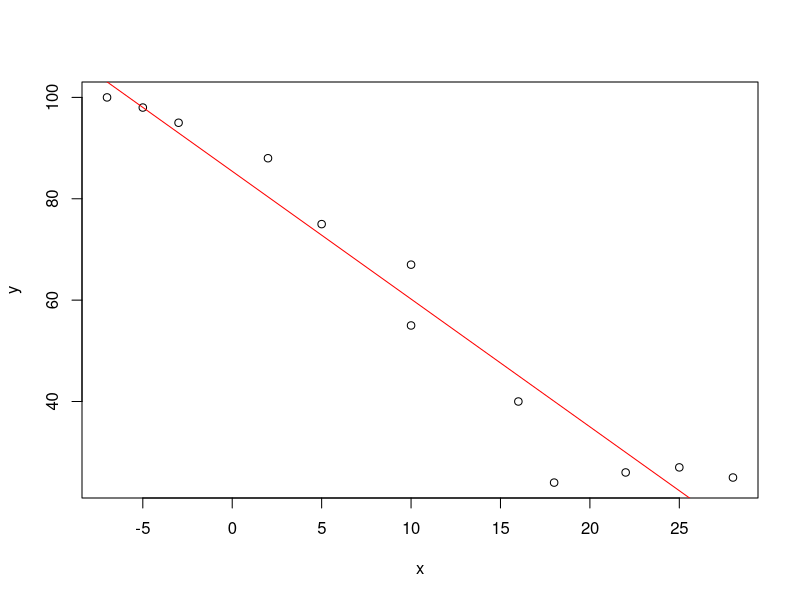

The R script that drew this image:
#Find the relation between temperature and heaters sold.
x <- c(-5, -7, 5, 10, 18, 22, 28, 25, 16, 10, 2, -3)
y <- c(98, 100, 75, 67, 24, 26, 25, 27, 40, 55, 88, 95)
model <- lm(y ~ x)
summary(model)
plot(x, y)
abline(model, col = "red")
